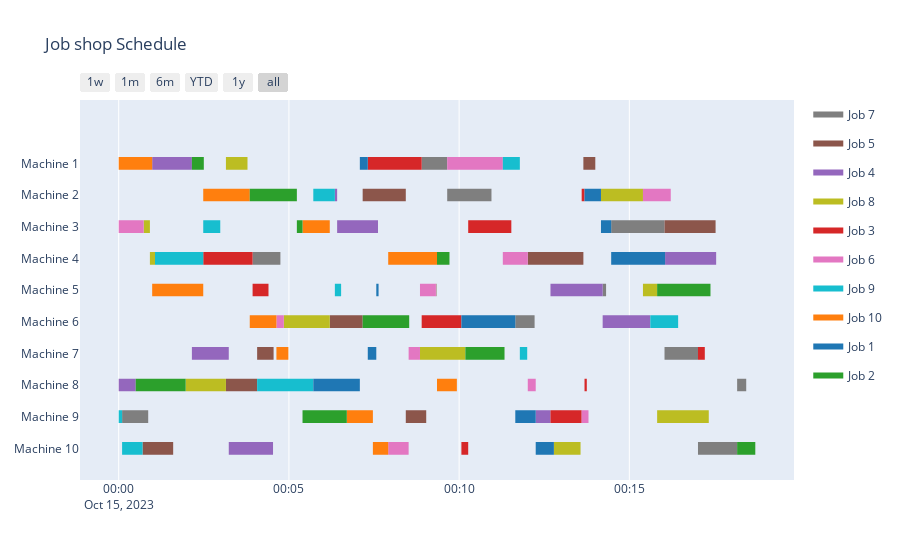

Notebook cell for this chart:
### Code cell
j_record_: dict = prepare_gannt_data_from(m_keys, j_keys, best_gene_history[2])

frame_dicts_: list[dict] = format_gannt_data(m_keys, j_keys, j_record_)
fig_ = ff.create_gantt(
    frame_dicts_, index_col="Resource",
    show_colorbar=True, group_tasks=True, showgrid_x=True, title="Job shop Schedule"
)
fig_
